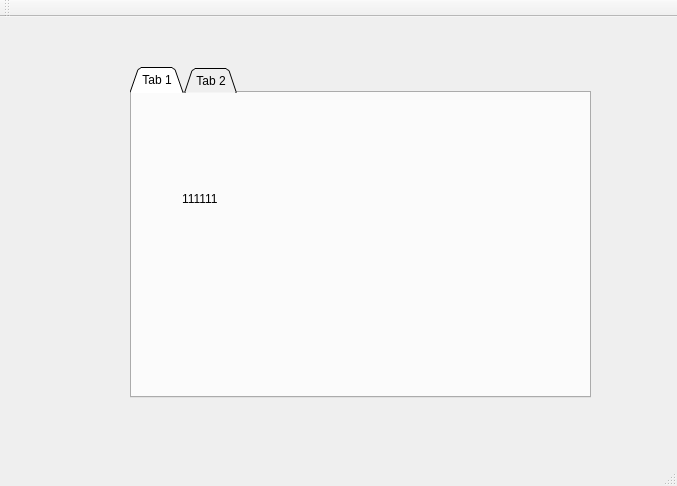
<?xml version="1.0" encoding="UTF-8"?>
<ui version="4.0">
 <class>MainWindow</class>
 <widget class="QMainWindow" name="MainWindow">
  <property name="geometry">
   <rect>
    <x>0</x>
    <y>0</y>
    <width>677</width>
    <height>486</height>
   </rect>
  </property>
  <property name="windowTitle">
   <string>MainWindow</string>
  </property>
  <widget class="QWidget" name="centralWidget">
   <widget class="QTabWidget" name="tabWidget">
    <property name="geometry">
     <rect>
      <x>130</x>
      <y>50</y>
      <width>461</width>
      <height>331</height>
     </rect>
    </property>
    <property name="tabPosition">
     <enum>QTabWidget::North</enum>
    </property>
    <property name="tabShape">
     <enum>QTabWidget::Triangular</enum>
    </property>
    <property name="currentIndex">
     <number>0</number>
    </property>
    <widget class="QWidget" name="tab">
     <attribute name="title">
      <string>Tab 1</string>
     </attribute>
     <widget class="QLabel" name="label">
      <property name="geometry">
       <rect>
        <x>50</x>
        <y>70</y>
        <width>211</width>
        <height>71</height>
       </rect>
      </property>
      <property name="text">
       <string>111111</string>
      </property>
     </widget>
    </widget>
    <widget class="QWidget" name="tab_2">
     <attribute name="title">
      <string>Tab 2</string>
     </attribute>
     <widget class="QLabel" name="label_2">
      <property name="geometry">
       <rect>
        <x>80</x>
        <y>80</y>
        <width>221</width>
        <height>71</height>
       </rect>
      </property>
      <property name="text">
       <string>22222</string>
      </property>
     </widget>
    </widget>
   </widget>
  </widget>
  <widget class="QMenuBar" name="menuBar">
   <property name="geometry">
    <rect>
     <x>0</x>
     <y>0</y>
     <width>677</width>
     <height>26</height>
    </rect>
   </property>
  </widget>
  <widget class="QToolBar" name="mainToolBar">
   <attribute name="toolBarArea">
    <enum>TopToolBarArea</enum>
   </attribute>
   <attribute name="toolBarBreak">
    <bool>false</bool>
   </attribute>
  </widget>
  <widget class="QStatusBar" name="statusBar"/>
 </widget>
 <layoutdefault spacing="6" margin="11"/>
 <resources/>
 <connections/>
</ui>
